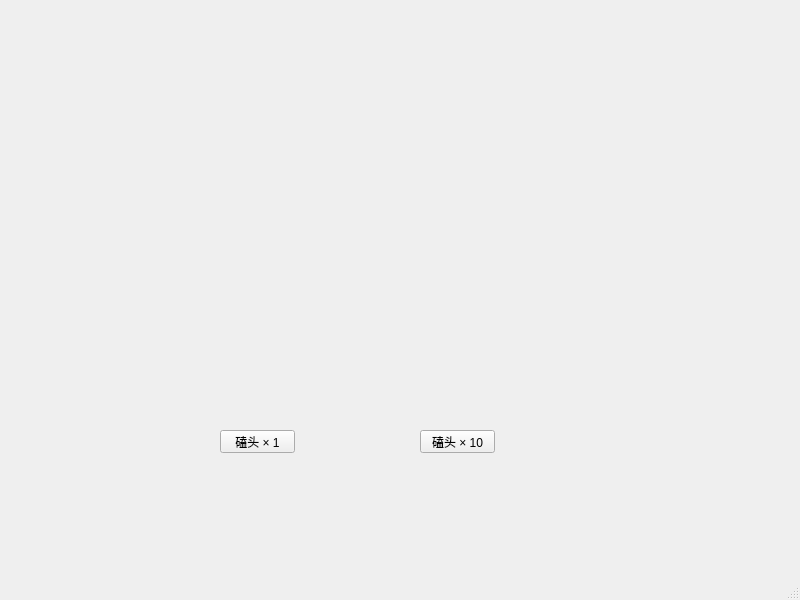
<?xml version="1.0" encoding="UTF-8"?>
<ui version="4.0">
 <class>UseLess</class>
 <widget class="QMainWindow" name="UseLess">
  <property name="geometry">
   <rect>
    <x>0</x>
    <y>0</y>
    <width>800</width>
    <height>600</height>
   </rect>
  </property>
  <property name="windowTitle">
   <string>MainWindow</string>
  </property>
  <widget class="QWidget" name="centralwidget">
   <widget class="QPushButton" name="onceButton">
    <property name="geometry">
     <rect>
      <x>220</x>
      <y>430</y>
      <width>75</width>
      <height>23</height>
     </rect>
    </property>
    <property name="text">
     <string>磕头 × 1</string>
    </property>
   </widget>
   <widget class="QPushButton" name="tenTimesButton">
    <property name="geometry">
     <rect>
      <x>420</x>
      <y>430</y>
      <width>75</width>
      <height>23</height>
     </rect>
    </property>
    <property name="text">
     <string>磕头 × 10</string>
    </property>
   </widget>
  </widget>
  <widget class="QMenuBar" name="menubar">
   <property name="geometry">
    <rect>
     <x>0</x>
     <y>0</y>
     <width>800</width>
     <height>23</height>
    </rect>
   </property>
  </widget>
  <widget class="QStatusBar" name="statusbar"/>
 </widget>
 <resources/>
 <connections/>
</ui>
